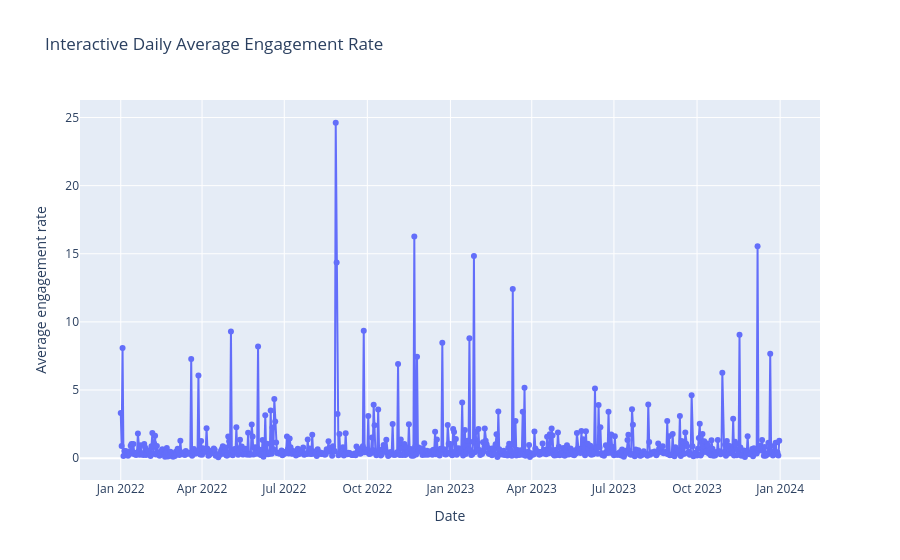

The notebook cell this image was saved under:
### Markdown cell above
### 6.13 Plotly — Interactive chart

### Code cell
interactive_daily = (
    df.groupby(df["posted_at"].dt.date)
      .agg(average_engagement_rate=("engagement_rate", "mean"),
           average_impressions=("impression_count", "mean"))
      .reset_index()
)
interactive_daily["posted_at"] = pd.to_datetime(interactive_daily["posted_at"])

fig = px.line(
    interactive_daily,
    x="posted_at",
    y="average_engagement_rate",
    markers=True,
    title="Interactive Daily Average Engagement Rate"
)
fig.update_layout(xaxis_title="Date", yaxis_title="Average engagement rate")
fig.show()

### Figure 1 — Plotly figure (JSON) as saved in the notebook; plotly's stock layout.template omitted (floating-point values rounded to 4 significant figures; data arrays with more than 128 entries replaced by an {"elided": "..."} marker saying what was removed)
{"data": [{"hovertemplate": "posted_at=%{x}<br>average_engagement_rate=%{y}<extra></extra>", "legendgroup": "", "line": {"color": "#636efa", "dash": "solid"}, "marker": {"symbol": "circle"}, "mode": "lines+markers", "name": "", "orientation": "v", "showlegend": false, "type": "scatter", "x": {"elided": "729 str values"}, "xaxis": "x", "y": {"elided": "729 float values"}, "yaxis": "y"}], "layout": {"legend": {"tracegroupgap": 0}, "title": {"text": "Interactive Daily Average Engagement Rate"}, "xaxis": {"anchor": "y", "domain": [0, 1], "title": {"text": "Date"}}, "yaxis": {"anchor": "x", "domain": [0, 1], "title": {"text": "Average engagement rate"}}}}
